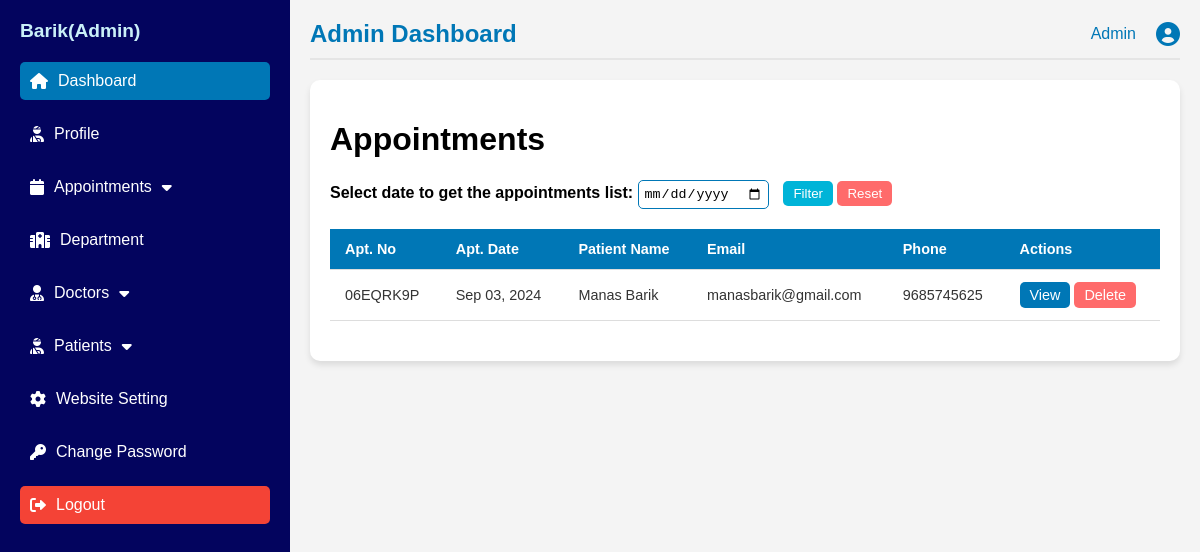
/admin_appointments/ (signed in), run on the app's committed database.
### doctorapp/models.py (models this page shows, shortened)
class Appointment(models.Model):
    STATUS_CHOICES = [
        ('booked', 'Booked'),
        ('cancelled', 'Cancelled'),
        ('completed', 'Completed'),
    ]
    CONSULTATION_STATUS_CHOICES = [
        ('pending', 'Pending'),
        ('completed', 'Completed'),
        ('failed', 'Failed'),
    ]
    apt_no = models.CharField(max_length=20,primary_key=True)
    apt_date = models.DateField()
    doctor = models.ForeignKey(DoctorProfile, on_delete=models.CASCADE)
    patient = models.ForeignKey(PatientProfile, on_delete=models.CASCADE)
    patient_name = models.CharField(max_length=255)
    patient_email = models.EmailField()
    patient_phone = models.CharField(max_length=20)
    patient_age = models.PositiveIntegerField()
    patient_dob = models.DateField()
    patient_gender = models.CharField(max_length=10)
    patient_comment = models.TextField(blank=True, null=True)
    doctor_comment = models.TextField(blank=True, null=True)
    consultation_fees = models.DecimalField(max_digits=10, decimal_places=2, default=0.00)
    status = models.CharField(max_length=20, choices=STATUS_CHOICES, default='booked')
    consultation_status = models.CharField(max_length=20, choices=CONSULTATION_STATUS_CHOICES, default='pending')

### adminapp/views.py (the view)
# urls.py: path('admin_appointments/', admin_appointments, name='admin_appointments'),
@login_required
def admin_appointments(request):
    appointments = Appointment.objects.all()
    context = {
        'appointments': appointments
    }
    return render(request, 'admin_appointments.html', context)

### adminapp/templates/admin_appointments.html (shortened to what this page needs)
{% load static %}
<!DOCTYPE html>
<html lang="en">
<head>
  <link rel="stylesheet" type="text/css" href="{% static 'css/admincss/styles.css' %}">
  <link rel="stylesheet" href="https://cdnjs.cloudflare.com/ajax/libs/font-awesome/6.0.0-beta3/css/all.min.css">
</head>
<body>
  <div class="container">
    <nav class="sidebar">
      <div class="logo">
        <h2>{{ request.session.user_name }}(Admin)</h2>
      </div>
      <ul class="nav-links">
        <li><a href="{% url 'admin_dashboard' %}" class="active"><i class="fas fa-home"></i> Dashboard</a></li>
        <li><a href="{% url 'admin_profile' %}"><i class="fas fa-user-injured"></i>Profile</a></li>
        <li class="dropdown">
          <a href="#" class="dropdown-toggle">
            <i class="fas fa-calendar"></i> Appointments
            <i class="fas fa-caret-down"></i>
          </a>
        </li>
        <li><a href="{% url 'department_list' %}"><i class="fas fa-hospital"></i> Department</a></li>
        <li class="dropdown">
          <a href="" class="dropdown-toggle"><i class="fas fa-user-md"></i> Doctors <i
              class="fas fa-caret-down"></i></a>
        </li>
        <li class="dropdown">
          <a href="" class="dropdown-toggle"><i class="fas fa-user-injured"></i> Patients <i
          class="fas fa-caret-down"></i></a>
        </li>
        <li><a href="{% url 'website_setting' %}"><i class="fas fa-cog"></i> Website Setting</a></li>
        <li><a href="{% url 'admin_update_password' %}"><i class="fas fa-key"></i> Change Password</a></li>
        <li><a href="{% url 'logout' %}" class="logout"><i class="fas fa-sign-out-alt"></i> Logout</a></li>
      </ul>
    </nav>
    <main class="dashboard">
      <header class="dashboard-header">
        <h1>Admin Dashboard</h1>
        <div class="user-profile">
          <span>Admin</span>
          <i class="fas fa-user-circle"></i>
        </div>
      </header>
      <div class="content">
        <h1>Appointments</h1>
        <div class="appointment-filters">
            <form method="get" action="{% url 'admin_appointments' %}">
                <label for="appointment-date">Select date to get the appointments list:</label>
                <input type="date" id="appointment-date" name="appointment-date">
                <button type="submit" class="btn filter-btn">Filter</button>
                <button type="submit" class="btn reset-btn">Reset</button>
            </form>
        </div>
        <table class="appointments-table">
            <thead>
                <tr>
                    <th>Apt. No</th>
                    <th>Apt. Date</th>
                    <th>Patient Name</th>
                    <th>Email</th>
                    <th>Phone</th>
                    <th>Actions</th>
                </tr>
            </thead>
            <tbody>
                {% for appointment in appointments %}
                <tr>
                    <td>{{ appointment.apt_no }}</td>
                    <td>{{ appointment.apt_date|date:"M d, Y" }}</td>
                    <td>{{ appointment.patient_name }}</td>
                    <td>{{ appointment.patient_email }}</td>
                    <td>{{ appointment.patient_phone }}</td>
                    <td>
                        <a href="{% url 'admin_appointment_view' appointment.apt_no %}" class="btn view-btn">View</a>
                        <a href="" class="btn delete-btn" onclick="return confirm('Are you sure you want to delete this appointment?');">Delete</a>
                    </td>
                </tr>
                {% empty %}
                <tr>
                    <td colspan="6">No appointments found.</td>
                </tr>
                {% endfor %}
            </tbody>
        </table>
    </div>
        </main>
    </div>
</body>
</html>

### static/css/admincss/styles.css (style rules this page uses)
body { font-family: 'Arial', sans-serif; margin: 0; padding: 0; background-color: #f8f9fa; }
.container { display: flex; }
.sidebar { width: 250px; background-color: #03045e; height: 100vh; color: white; padding: 20px; }
.logo h2 { text-align: center; font-size: 18px; margin: 10px 0; color: #caf0f8; }
.nav-links { list-style-type: none; padding: 0; }
.nav-links li { margin-bottom: 15px; }
.nav-links a { text-decoration: none; color: white; font-size: 16px; display: flex; align-items: center; padding: 10px; border-radius: 5px; transition: background 0.3s; }
.nav-links a:hover, .nav-links a.active { background-color: #0077b6; }
.nav-links i { margin-right: 10px; }
.logout { background-color: #f44336; margin-top: auto; }
.dropdown { position: relative; }
.dropdown-toggle { display: inline-flex; align-items: center; }
.fa-caret-down { padding-left: 10px; }
.dashboard { flex-grow: 1; padding: 20px; }
.dashboard-header { display: flex; justify-content: space-between; align-items: center; border-bottom: 2px solid #e5e5e5; padding-bottom: 10px; }
.dashboard-header h1 { font-size: 24px; color: #0077b6; }
.user-profile { font-size: 16px; color: #0077b6; display: flex; align-items: center; }
.user-profile i { margin-left: 10px; font-size: 24px; }
body { font-family: Arial, sans-serif; margin: 0; padding: 0; }
.container { display: flex; flex-direction: row; min-height: 100vh; }
.sidebar { width: 250px; background-color: #03045e; color: white; display: flex; flex-direction: column; padding: 20px; box-shadow: 2px 0 5px rgba(0, 0, 0, 0.1); }
.sidebar .logo { display: flex; align-items: center; margin-bottom: 20px; }
.sidebar .logo h2 { font-size: 1.2rem; margin: 0; }
.sidebar .nav-links { list-style: none; padding: 0; margin: 0; }
.sidebar .nav-links li { margin-bottom: 15px; }
.sidebar .nav-links a { color: white; text-decoration: none; font-size: 1rem; display: flex; align-items: center; }
.sidebar .nav-links a i { margin-right: 10px; }
.sidebar .nav-links .active { background-color: #0077b6; padding: 10px; border-radius: 5px; }
.dashboard { flex: 1; padding: 20px; background-color: #f4f4f4; }
.dashboard-header { display: flex; justify-content: space-between; align-items: center; margin-bottom: 20px; }
.dashboard-header h1 { margin: 0; }
.user-profile { display: flex; align-items: center; }
.user-profile span { margin-right: 10px; }
.user-profile i { font-size: 1.5rem; }
.content { padding: 20px; }
.appointment-filters { margin-bottom: 20px; }
.appointment-filters label { font-weight: bold; }
.appointment-filters input[type="date"] { padding: 5px; margin-right: 10px; border-radius: 5px; border: 1px solid #0077b6; }
.appointment-filters .btn { padding: 5px 10px; border: none; border-radius: 5px; color: white; cursor: pointer; }
.filter-btn { background-color: #00b4d8; }
.reset-btn { background-color: #ff6b6b; }
.appointments-table { width: 100%; border-collapse: collapse; }
.appointments-table th, .appointments-table td { padding: 15px; text-align: left; border-bottom: 1px solid #ddd; }
.appointments-table th { background-color: #caf0f8; color: #03045e; }
.appointments-table .btn { padding: 5px 10px; border: none; border-radius: 5px; color: white; cursor: pointer; text-decoration: none; }
.view-btn { background-color: #0077b6; }
.delete-btn { background-color: #ff6b6b; }
.delete-btn { display: inline-block; padding: 5px 10px; border: none; border-radius: 5px; color: white; text-align: center; text-decoration: none; background-color: #ff6b6b; cursor: pointer; }
.dropdown { position: relative; display: inline-block; }
.content { background-color: white; padding: 20px; border-radius: 10px; box-shadow: 0 4px 6px rgba(0, 0, 0, 0.1); }
.appointments-table { width: 100%; border-collapse: collapse; margin-bottom: 20px; }
.appointments-table th, .appointments-table td { padding: 12px 15px; text-align: left; border-bottom: 1px solid #ddd; }
.appointments-table th { background-color: #0077b6; color: white; font-size: 0.9rem; }
.appointments-table td { font-size: 0.9rem; color: #333; }

### data on the page
Appointment: apt_no "06EQRK9P", apt_date "Sep 03, 2024", patient_name "Manas Barik", patient_email "manasbarik@gmail.com", patient_phone "9685745625"

### other printed values
{{ request.session.user_name }} "Barik"
